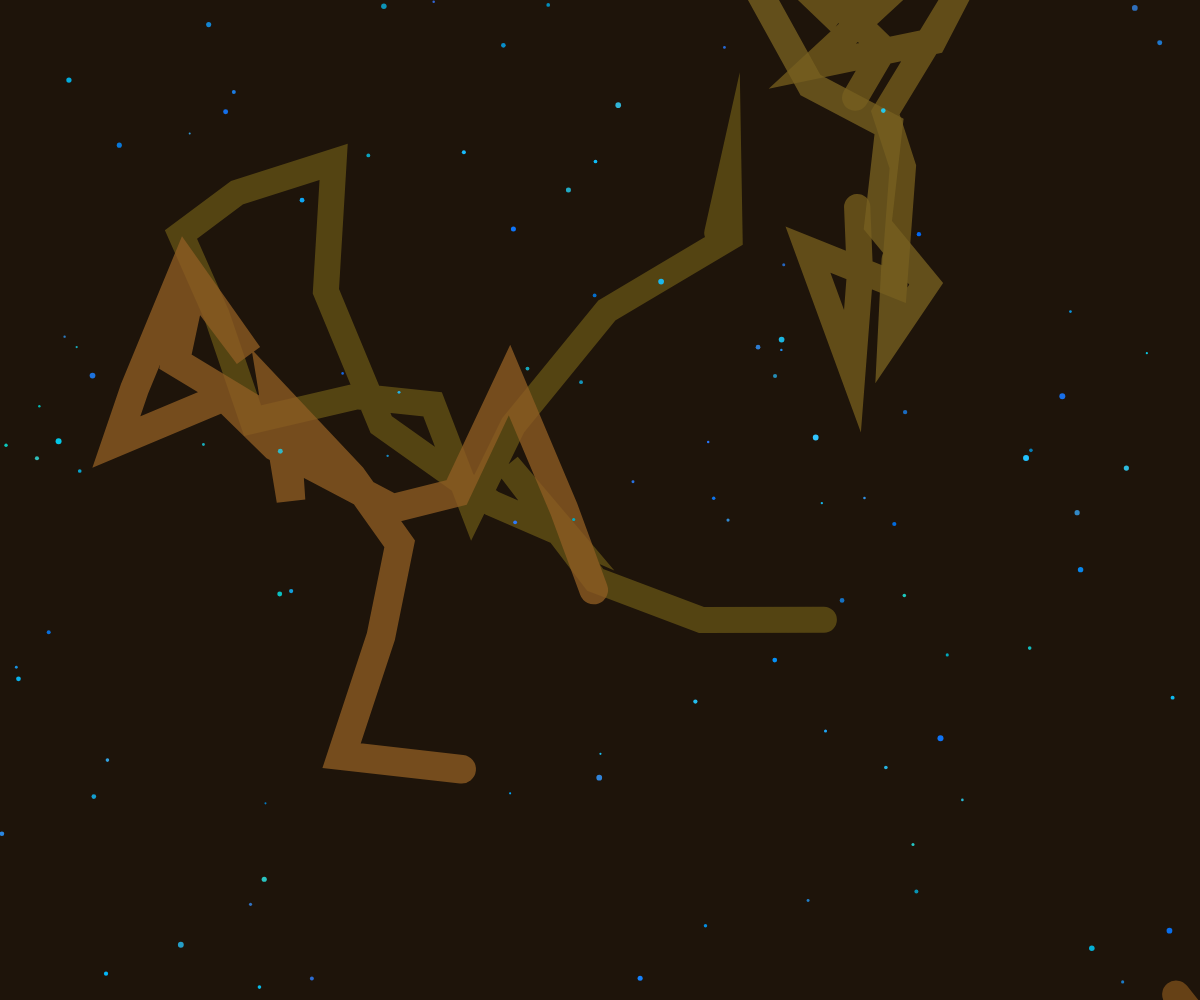
Frame 1 (no input)
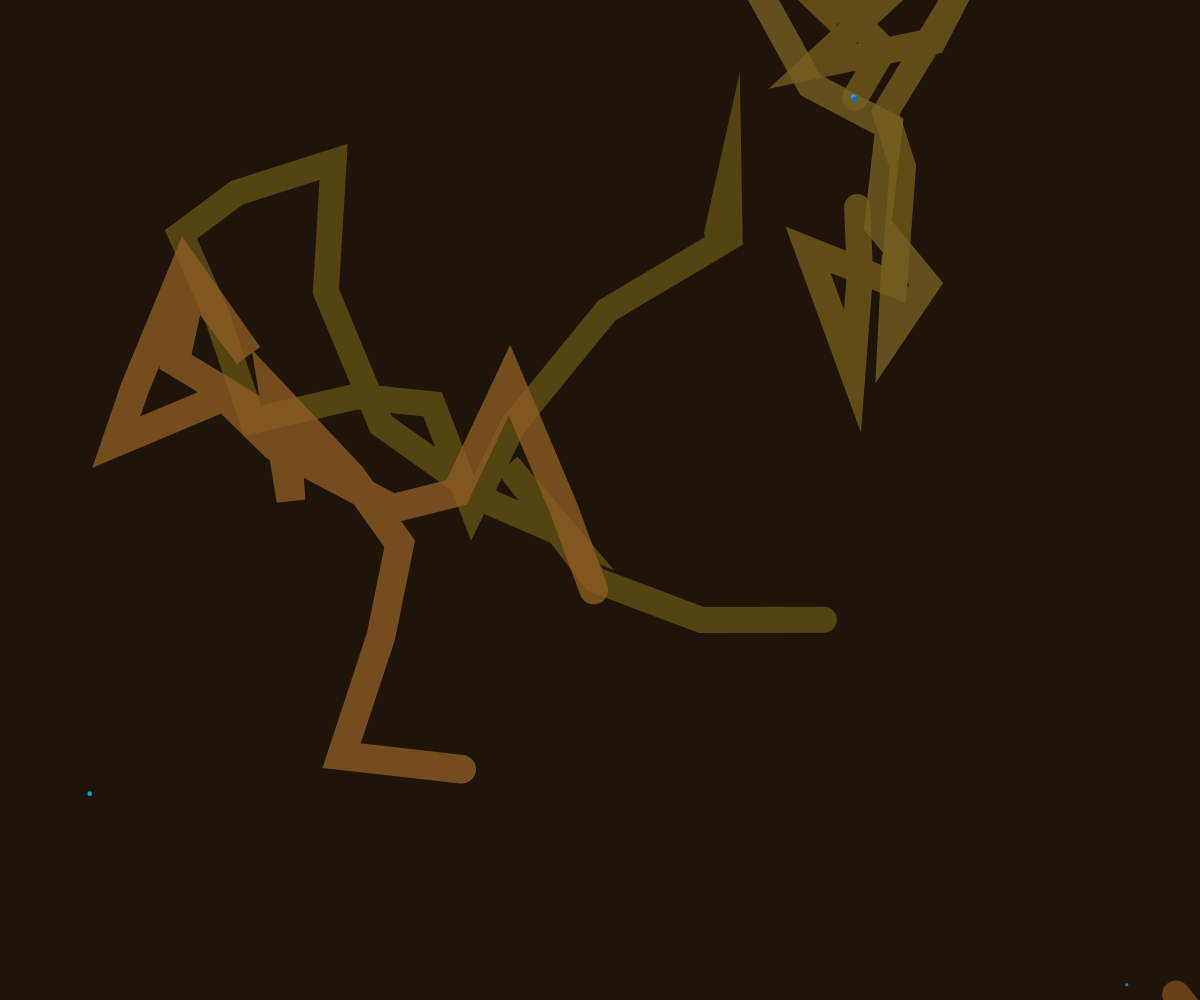
Frame 60 (no input)
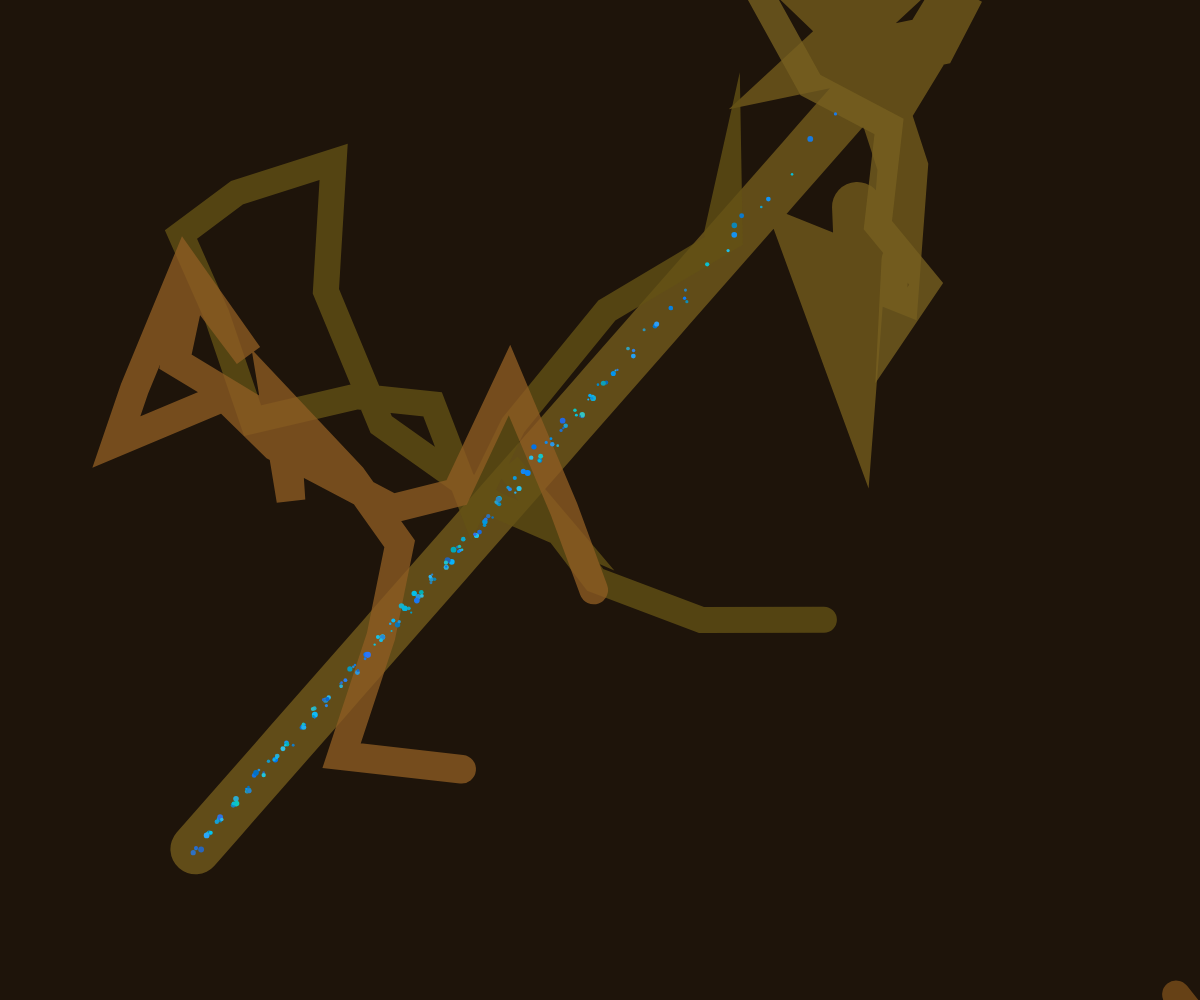
Frame 120 (the mouse pressed at the canvas centre since frame 60)

The p5.js sketch that drew these frames (run headless with seeded random() and noise() and a simulated clock; from frame 60 on, the mouse is pressed at the canvas centre):

// p5.js sketch
// ── sketch.js
let tunnels = [];
let streams = [];
let focusPoint = { x: 0, y: 0 };
let isDigging = false;
let diggingProgress = 0;

class Tunnel {
  constructor(x, y) {
    this.segments = [{ x, y }];
    this.width = random(15, 30);
    this.color = color(
      random(100, 150),
      random(60, 100),
      random(20, 50),
      200
    );
  }

  addSegment(x, y) {
    this.segments.push({ x, y });
  }

  draw() {
    if (this.segments.length < 2) return;
    
    stroke(this.color);
    strokeWeight(this.width);
    noFill();
    beginShape();
    for (let i = 0; i < this.segments.length; i++) {
      vertex(this.segments[i].x, this.segments[i].y);
    }
    endShape();
  }
}

class Stream {
  constructor(x, y) {
    this.pos = { x, y };
    this.size = random(2, 6);
    this.speed = random(0.5, 1.5);
    this.color = color(
      random(0, 50),
      random(100, 200),
      random(180, 255)
    );
    this.life = random(30, 60);
  }

  update() {
    this.pos.x += random(-this.speed, this.speed);
    this.pos.y += random(-this.speed, this.speed);
    this.life--;
  }

  draw() {
    fill(this.color);
    noStroke();
    ellipse(this.pos.x, this.pos.y, this.size);
  }
}

function setup() {
  createCanvas(windowWidth, windowHeight);
  focusPoint.x = width / 2;
  focusPoint.y = height / 2;

  // Create initial tunnels
  for (let i = 0; i < 5; i++) {
    let startX = random(width);
    let startY = random(height);
    let tunnel = new Tunnel(startX, startY);
    
    // Add some segments
    for (let j = 0; j < 20; j++) {
      let angle = random(TWO_PI);
      let length = random(50, 150);
      let endX = startX + cos(angle) * length;
      let endY = startY + sin(angle) * length;
      
      tunnel.addSegment(endX, endY);
      startX = endX;
      startY = endY;
    }
    
    tunnels.push(tunnel);
  }

  // Create initial streams
  for (let i = 0; i < 100; i++) {
    let x = random(width);
    let y = random(height);
    streams.push(new Stream(x, y));
  }
}

function draw() {
  background(30, 20, 10); // Dark earth tone

  // Draw tunnels
  for (let tunnel of tunnels) {
    tunnel.draw();
  }

  // Update and draw streams
  for (let i = streams.length - 1; i >= 0; i--) {
    streams[i].update();
    streams[i].draw();
    
    if (streams[i].life <= 0) {
      streams.splice(i, 1);
    }
  }

  if (isDigging && diggingProgress < 1) {
    diggingProgress += 0.02;
    
    // Create new tunnel segments toward focus point
    let angle = atan2(focusPoint.y - tunnels[0].segments[0].y, 
                      focusPoint.x - tunnels[0].segments[0].x);
    
    let newSegment = {
      x: tunnels[0].segments[tunnels[0].segments.length - 1].x + cos(angle) * 20,
      y: tunnels[0].segments[tunnels[0].segments.length - 1].y + sin(angle) * 20
    };
    
    tunnels[0].addSegment(newSegment.x, newSegment.y);
    
    // Keep tunnel width growing
    if (tunnels[0].width < 50) {
      tunnels[0].width += 0.5;
    }
    
    // Create streams at the intersection
    for (let i = 0; i < 5; i++) {
      streams.push(new Stream(newSegment.x, newSegment.y));
    }
  }

  // Add some streams to follow the main tunnel
  if (frameCount % 10 === 0 && streams.length < 200) {
    let startX = tunnels[0].segments[tunnels[0].segments.length - 1].x;
    let startY = tunnels[0].segments[tunnels[0].segments.length - 1].y;
    streams.push(new Stream(startX, startY));
  }
}

function mousePressed() {
  // Set new focus point
  focusPoint.x = mouseX;
  focusPoint.y = mouseY;
  
  // Start digging animation
  isDigging = true;
  diggingProgress = 0;
}
